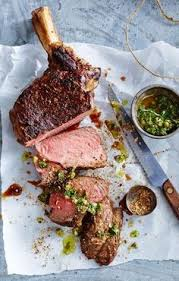
#> input picture database/beef/beef_10.jpg, 179 x 281 px; its folder holds only this picture in this run
$ python -i HOG.py   (imports and definitions only)   (older library calls are emulated)
#> lines starting #> are read from the running program, lines starting #| are printed output that depends on the picture
# -*- coding: utf-8 -*-

from __future__ import print_function

from evaluate import evaluate_class
from DB import Database

from skimage.feature import hog
from skimage import color

from six.moves import cPickle
import numpy as np
import scipy.misc
import os

from PIL import Image

n_bin = 10
n_slice = 6
n_orient = 8
p_p_c = (2, 2)
c_p_b = (1, 1)
h_type = 'region'
d_type = 'd1'

depth = 10

''' MMAP
     depth
      depthNone, HOG-region-n_bin10-n_slice6-n_orient8-ppc(2, 2)-cpb(1, 1), distance=d1, MMAP 0.155887235348
      depth100,  HOG-region-n_bin10-n_slice6-n_orient8-ppc(2, 2)-cpb(1, 1), distance=d1, MMAP 0.261149622088
      depth30,   HOG-region-n_bin10-n_slice6-n_orient8-ppc(2, 2)-cpb(1, 1), distance=d1, MMAP 0.371054105819
      depth10,   HOG-region-n_bin10-n_slice6-n_orient8-ppc(2, 2)-cpb(1, 1), distance=d1, MMAP 0.449627835097
      depth5,    HOG-region-n_bin10-n_slice6-n_orient8-ppc(2, 2)-cpb(1, 1), distance=d1, MMAP 0.465333333333
      depth3,    HOG-region-n_bin10-n_slice6-n_orient8-ppc(2, 2)-cpb(1, 1), distance=d1, MMAP 0.463833333333
      depth1,    HOG-region-n_bin10-n_slice6-n_orient8-ppc(2, 2)-cpb(1, 1), distance=d1, MMAP 0.398

      (exps below use depth=None)

     ppc & cpb
      HOG-global-n_bin10-n_orient8-ppc(2, 2)-cpb(1, 1), distance=d1, MMAP 0.105569494513
      HOG-global-n_bin10-n_orient8-ppc(32, 32)-cpb(1, 1), distance=d1, MMAP 0.0945343258574
      HOG-global-n_bin10-n_orient8-ppc(8, 8)-cpb(3, 3), distance=d1, MMAP 0.0782408187317

     h_type
      HOG-global-n_bin100-n_orient8-ppc(32, 32)-cpb(1, 1), distance=d1, MMAP 0.0990826443803
      HOG-region-n_bin100-n_slice4-n_orient8-ppc(32, 32)-cpb(1, 1), distance=d1, MMAP 0.131164310773

     n_orient
      HOG-global-n_bin10-n_orient8-ppc(2, 2)-cpb(1, 1), distance=d1, MMAP 0.105569494513
      HOG-region-n_bin10-n_slice4-n_orient18-ppc(2, 2)-cpb(1, 1), distance=d1, MMAP 0.14941454752

     n_bin
      HOG-region-n_bin5-n_slice4-n_orient8-ppc(32, 32)-cpb(1, 1), distance=d1, MMAP 0.140448910465
      HOG-region-n_bin10-n_slice4-n_orient8-ppc(32, 32)-cpb(1, 1), distance=d1, MMAP 0.144675311048
      HOG-region-n_bin20-n_slice4-n_orient8-ppc(32, 32)-cpb(1, 1), distance=d1, MMAP 0.1429074023
      HOG-region-n_bin100-n_slice4-n_orient8-ppc(32, 32)-cpb(1, 1), distance=d1, MMAP 0.131164310773

     n_slice
      HOG-region-n_bin10-n_slice2-n_orient8-ppc(2, 2)-cpb(1, 1), distance=d1, MMAP 0.116513458785
      HOG-region-n_bin10-n_slice4-n_orient8-ppc(2, 2)-cpb(1, 1), distance=d1, MMAP 0.151557545391
      HOG-region-n_bin10-n_slice6-n_orient8-ppc(2, 2)-cpb(1, 1), distance=d1, MMAP 0.155887235348
      HOG-region-n_bin10-n_slice8-n_orient8-ppc(2, 2)-cpb(1, 1), distance=d1, MMAP 0.15347983005
'''

# cache dir
cache_dir = 'cache'
# [2 lines not run here, left out]


class HOG(object):

    def histogram(self, input, n_bin=n_bin, type=h_type, n_slice=n_slice, normalize=True):
        ''' count img histogram

          arguments
            input    : a path to a image or a numpy.ndarray
            n_bin    : number of bins of histogram
            type     : 'global' means count the histogram for whole image
                       'region' means count the histogram for regions in images, then concatanate all of them
            n_slice  : work when type equals to 'region', height & width will equally sliced into N slices
            normalize: normalize output histogram

          return
            type == 'global'
              a numpy array with size n_bin
            type == 'region'
              a numpy array with size n_bin * n_slice * n_slice
        '''
#> called with input = '../database/beef/beef_10.jpg', n_bin = 10, type = 'region', n_slice = 6, normalize = True
        if isinstance(input, np.ndarray):  # examinate input type
            img = input.copy()
        else:
            img = np.array(Image.open(input).convert("RGB"))
#> img is the input picture: shape (281, 179, 3); mean R, G, B 155.6, 146.8, 146.1
        height, width, channel = img.shape
#> height = 281; width = 179; channel = 3

        if type == 'global':
            hist = self._HOG(img, n_bin)

        elif type == 'region':
            hist = np.zeros((n_slice, n_slice, n_bin))
            h_silce = np.around(np.linspace(
                0, height, n_slice+1, endpoint=True)).astype(int)
#> h_silce = [0, 47, 94, 140, 187, 234, 281]
            w_slice = np.around(np.linspace(
                0, width, n_slice+1, endpoint=True)).astype(int)
#> w_slice = [0, 30, 60, 90, 119, 149, 179]

            for hs in range(len(h_silce)-1):
                for ws in range(len(w_slice)-1):
                    img_r = img[h_silce[hs]:h_silce[hs+1], w_slice[ws]
                        :w_slice[ws+1]]  # slice img to regions
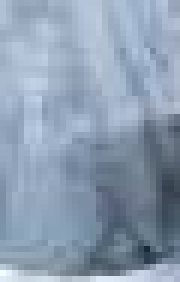
#> img_r: shape (47, 30, 3) (shown 6 times larger); mean R, G, B 140.4, 157.5, 177.8
                    hist[hs][ws] = self._HOG(img_r, n_bin)

        if normalize:
            hist /= np.sum(hist)

        return hist.flatten()

    def _HOG(self, img, n_bin, normalize=True):
#> called with n_bin = 10, normalize = True
        image = color.rgb2gray(img)
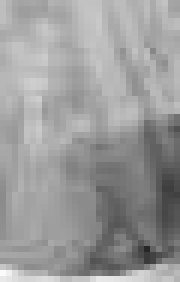
#> image: shape (47, 30) float64 (shown 6 times larger); min 0.153, max 0.985, mean 0.609
        fd = hog(image, orientations=n_orient,
                 pixels_per_cell=p_p_c, cells_per_block=c_p_b)
#> fd = 2760 values, max 1 at index 138, min 0 at index 1, mean 0.203
        bins = np.linspace(0, np.max(fd), n_bin+1, endpoint=True)
        hist, _ = np.histogram(fd, bins=bins)
#> hist = [1818, 7, 12, 22, 25, 576, 95, 174, 2, 29]

        if normalize:
            hist = np.array(hist) / np.sum(hist)
#> hist = [0.659, 0.00254, 0.00435, 0.00797, 0.00906, 0.209, 0.0344, 0.063, 0.000725, 0.0105]

        return hist

    def make_samples(self, db, verbose=True):
        if h_type == 'global':
            sample_cache = "HOG-{}-n_bin{}-n_orient{}-ppc{}-cpb{}".format(
                h_type, n_bin, n_orient, p_p_c, c_p_b)
        elif h_type == 'region':
            sample_cache = "HOG-{}-n_bin{}-n_slice{}-n_orient{}-ppc{}-cpb{}".format(
                h_type, n_bin, n_slice, n_orient, p_p_c, c_p_b)

        try:
            samples = cPickle.load(
                open(os.path.join(cache_dir, sample_cache), "rb", True))
            for sample in samples:
                sample['hist'] /= np.sum(sample['hist'])  # normalize
            if verbose:
                print("Using cache..., config=%s, distance=%s, depth=%s" %
                      (sample_cache, d_type, depth))
        except:
            if verbose:
                print("Counting histogram..., config=%s, distance=%s, depth=%s" % (
                    sample_cache, d_type, depth))

            samples = []
            data = db.get_data()
            for d in data.itertuples():
                d_img, d_cls = getattr(d, "img"), getattr(d, "cls")
                d_hist = self.histogram(d_img, type=h_type, n_slice=n_slice)
                samples.append({
                    'img':  d_img,
                    'cls':  d_cls,
                    'hist': d_hist
                })
            cPickle.dump(samples, open(os.path.join(
                cache_dir, sample_cache), "wb", True))

        return samples


# [11 lines not run here, left out]

>>> result = HOG().histogram('../database/beef/beef_10.jpg')
